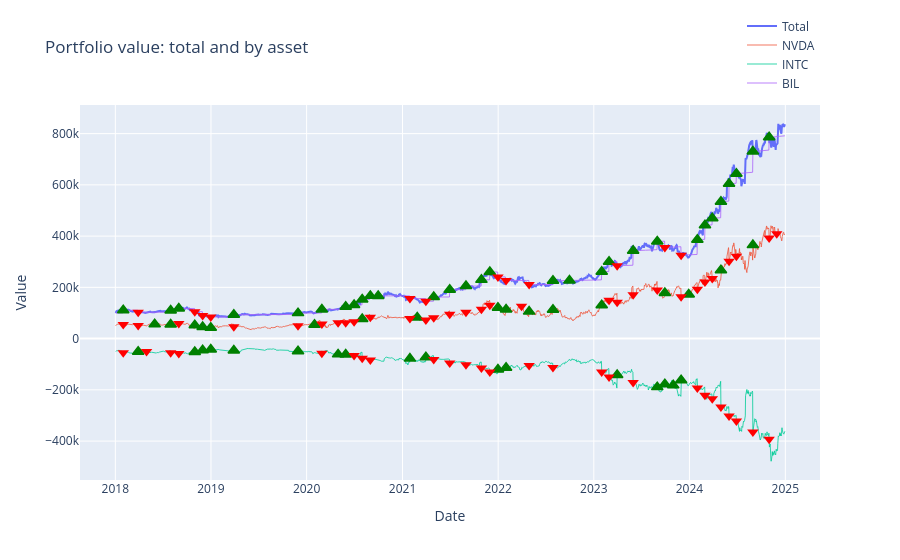

This figure's notebook cell:
### Markdown cell above
### Momentum Pair Backtest Equity Curve

### Code cell
fig = res_mom_static.plot_portfolio()
fig.show()
static_trades_df = rebalance_decisions_table(res_mom_static)
display(static_trades_df.tail(5))

### Figure 1 — Plotly figure (JSON) as saved in the notebook; plotly's stock layout.template omitted (floating-point values rounded to 4 significant figures; data arrays with more than 128 entries replaced by an {"elided": "..."} marker saying what was removed)
{"data": [{"hovertemplate": "Date: %{x|%Y-%m-%d}<br>Value: %{y:,.2f}<extra></extra>", "line": {"width": 2}, "mode": "lines", "name": "Total", "type": "scatter", "x": {"elided": "1760 str values"}, "y": {"elided": "1760 float values"}}, {"customdata": {"elided": "1760 float values"}, "hovertemplate": "Date: %{x|%Y-%m-%d}<br>NVDA: %{y:,.2f} (%{customdata:.1f}% of portfolio)<extra></extra>", "line": {"width": 1}, "mode": "lines", "name": "NVDA", "opacity": 0.8, "type": "scatter", "x": {"elided": "1760 str values"}, "y": {"elided": "1760 float values"}}, {"customdata": {"elided": "1760 float values"}, "hovertemplate": "Date: %{x|%Y-%m-%d}<br>INTC: %{y:,.2f} (%{customdata:.1f}% of portfolio)<extra></extra>", "line": {"width": 1}, "mode": "lines", "name": "INTC", "opacity": 0.8, "type": "scatter", "x": {"elided": "1760 str values"}, "y": {"elided": "1760 float values"}}, {"customdata": {"elided": "1760 float values"}, "hovertemplate": "Date: %{x|%Y-%m-%d}<br>BIL: %{y:,.2f} (%{customdata:.1f}% of portfolio)<extra></extra>", "line": {"width": 1}, "mode": "lines", "name": "BIL", "opacity": 0.8, "type": "scatter", "x": {"elided": "1760 str values"}, "y": {"elided": "1760 float values"}}, {"hoverinfo": "text", "hovertext": ["NVDA Buy<br>Date: 2018-05-31<br>Price: 6.24<br>Qty: 0.0000", "NVDA Buy<br>Date: 2018-07-31<br>Price: 6.06<br>Qty: 101.8173", "NVDA Buy<br>Date: 2018-10-31<br>Price: 5.22<br>Qty: 1,613.3794", "NVDA Buy<br>Date: 2018-11-30<br>Price: 4.05<br>Qty: 1,093.8687", "NVDA Buy<br>Date: 2018-12-31<br>Price: 3.31<br>Qty: 1,603.3969", "NVDA Buy<br>Date: 2020-01-31<br>Price: 5.88<br>Qty: 0.0000", "NVDA Buy<br>Date: 2020-07-31<br>Price: 10.58<br>Qty: 262.9517", "NVDA Buy<br>Date: 2021-02-26<br>Price: 13.68<br>Qty: 0.0000", "NVDA Buy<br>Date: 2021-12-31<br>Price: 29.35<br>Qty: 117.9157", "NVDA Buy<br>Date: 2022-01-31<br>Price: 24.44<br>Qty: 540.0638", "NVDA Buy<br>Date: 2022-04-29<br>Price: 18.51<br>Qty: 1,050.3214", "NVDA Buy<br>Date: 2022-07-29<br>Price: 18.13<br>Qty: 533.8963", "NVDA Buy<br>Date: 2023-01-31<br>Price: 19.52<br>Qty: 455.8621", "NVDA Buy<br>Date: 2023-09-29<br>Price: 43.47<br>Qty: 250.1371", "NVDA Buy<br>Date: 2023-12-29<br>Price: 49.49<br>Qty: 0.0000", "NVDA Buy<br>Date: 2024-04-30<br>Price: 86.35<br>Qty: 492.9115", "NVDA Buy<br>Date: 2024-08-30<br>Price: 119.31<br>Qty: 452.8747"], "legendgroup": "NVDA", "marker": {"color": "green", "line": {"color": "green", "width": 1.5}, "size": 10, "symbol": "triangle-up"}, "mode": "markers", "name": "NVDA Buy", "showlegend": false, "type": "scatter", "x": ["2018-05-31T04:00:00+00:00", "2018-07-31T04:00:00+00:00", "2018-10-31T04:00:00+00:00", "2018-11-30T05:00:00+00:00", "2018-12-31T05:00:00+00:00", "2020-01-31T05:00:00+00:00", "2020-07-31T04:00:00+00:00", "2021-02-26T05:00:00+00:00", "2021-12-31T05:00:00+00:00", "2022-01-31T05:00:00+00:00", "2022-04-29T04:00:00+00:00", "2022-07-29T04:00:00+00:00", "2023-01-31T05:00:00+00:00", "2023-09-29T04:00:00+00:00", "2023-12-29T05:00:00+00:00", "2024-04-30T04:00:00+00:00", "2024-08-30T04:00:00+00:00"], "y": [55870.0, 54870.0, 52460.0, 45150.0, 42190.0, 54220.0, 76310.0, 82510.0, 120400.0, 113500.0, 105400.0, 112900.0, 130400.0, 177800.0, 172400.0, 267100.0, 365000.0]}, {"hoverinfo": "text", "hovertext": ["NVDA Sell<br>Date: 2018-01-31<br>Price: 6.08<br>Qty: -1,062.2289", "NVDA Sell<br>Date: 2018-03-29<br>Price: 5.73<br>Qty: -132.6414", "NVDA Sell<br>Date: 2018-08-31<br>Price: 6.95<br>Qty: -618.1913", "NVDA Sell<br>Date: 2019-03-29<br>Price: 4.46<br>Qty: -2,306.5191", "NVDA Sell<br>Date: 2019-11-29<br>Price: 5.39<br>Qty: -1,224.0137", "NVDA Sell<br>Date: 2020-02-28<br>Price: 6.73<br>Qty: -743.1678", "NVDA Sell<br>Date: 2020-04-30<br>Price: 7.28<br>Qty: -0.0000", "NVDA Sell<br>Date: 2020-05-29<br>Price: 8.84<br>Qty: -1,452.3820", "NVDA Sell<br>Date: 2020-06-30<br>Price: 9.46<br>Qty: -70.0697", "NVDA Sell<br>Date: 2020-08-31<br>Price: 13.33<br>Qty: -957.1902", "NVDA Sell<br>Date: 2021-01-29<br>Price: 12.95<br>Qty: -223.9227", "NVDA Sell<br>Date: 2021-03-31<br>Price: 13.31<br>Qty: -550.6617", "NVDA Sell<br>Date: 2021-04-30<br>Price: 14.97<br>Qty: -57.6695", "NVDA Sell<br>Date: 2021-06-30<br>Price: 19.96<br>Qty: -642.4898", "NVDA Sell<br>Date: 2021-08-31<br>Price: 22.34<br>Qty: -189.6224", "NVDA Sell<br>Date: 2021-10-29<br>Price: 25.51<br>Qty: -97.0239", "NVDA Sell<br>Date: 2021-11-30<br>Price: 32.61<br>Qty: -509.1300", "NVDA Sell<br>Date: 2022-03-31<br>Price: 27.24<br>Qty: -0.0000", "NVDA Sell<br>Date: 2023-02-28<br>Price: 23.19<br>Qty: -210.0938", "NVDA Sell<br>Date: 2023-03-31<br>Price: 27.75<br>Qty: -1,349.2806", "NVDA Sell<br>Date: 2023-05-31<br>Price: 37.80<br>Qty: -590.1621", "NVDA Sell<br>Date: 2023-08-31<br>Price: 49.32<br>Qty: -693.6391", "NVDA Sell<br>Date: 2023-11-30<br>Price: 46.74<br>Qty: -605.8671", "NVDA Sell<br>Date: 2024-01-31<br>Price: 61.49<br>Qty: -347.3526", "NVDA Sell<br>Date: 2024-02-29<br>Price: 79.06<br>Qty: -340.5438", "NVDA Sell<br>Date: 2024-03-28<br>Price: 90.31<br>Qty: -195.5013", "NVDA Sell<br>Date: 2024-05-31<br>Price: 109.57<br>Qty: -336.7059", "NVDA Sell<br>Date: 2024-06-28<br>Price: 123.48<br>Qty: -150.5278", "NVDA Sell<br>Date: 2024-10-31<br>Price: 132.71<br>Qty: -99.2522", "NVDA Sell<br>Date: 2024-11-29<br>Price: 138.20<br>Qty: -0.0000"], "legendgroup": "NVDA", "marker": {"color": "red", "size": 10, "symbol": "triangle-down"}, "mode": "markers", "name": "NVDA Sell", "showlegend": false, "type": "scatter", "x": ["2018-01-31T05:00:00+00:00", "2018-03-29T04:00:00+00:00", "2018-08-31T04:00:00+00:00", "2019-03-29T04:00:00+00:00", "2019-11-29T05:00:00+00:00", "2020-02-28T05:00:00+00:00", "2020-04-30T04:00:00+00:00", "2020-05-29T04:00:00+00:00", "2020-06-30T04:00:00+00:00", "2020-08-31T04:00:00+00:00", "2021-01-29T05:00:00+00:00", "2021-03-31T04:00:00+00:00", "2021-04-30T04:00:00+00:00", "2021-06-30T04:00:00+00:00", "2021-08-31T04:00:00+00:00", "2021-10-29T04:00:00+00:00", "2021-11-30T05:00:00+00:00", "2022-03-31T04:00:00+00:00", "2023-02-28T05:00:00+00:00", "2023-03-31T04:00:00+00:00", "2023-05-31T04:00:00+00:00", "2023-08-31T04:00:00+00:00", "2023-11-30T05:00:00+00:00", "2024-01-31T05:00:00+00:00", "2024-02-29T05:00:00+00:00", "2024-03-28T04:00:00+00:00", "2024-05-31T04:00:00+00:00", "2024-06-28T04:00:00+00:00", "2024-10-31T04:00:00+00:00", "2024-11-29T05:00:00+00:00"], "y": [55200.0, 51280.0, 58630.0, 46520.0, 49710.0, 56980.0, 61670.0, 62060.0, 65780.0, 83380.0, 78100.0, 72950.0, 81180.0, 95420.0, 102600.0, 114600.0, 129900.0, 126500.0, 150100.0, 142200.0, 171400.0, 189400.0, 162800.0, 192900.0, 221000.0, 234800.0, 302000.0, 321800.0, 392800.0, 409000.0]}, {"hoverinfo": "text", "hovertext": ["INTC Buy<br>Date: 2018-03-29<br>Price: 44.02<br>Qty: 200.7658", "INTC Buy<br>Date: 2018-10-31<br>Price: 40.09<br>Qty: 106.9148", "INTC Buy<br>Date: 2018-11-30<br>Price: 42.44<br>Qty: 244.7985", "INTC Buy<br>Date: 2018-12-31<br>Price: 40.39<br>Qty: 19.2969", "INTC Buy<br>Date: 2019-03-29<br>Price: 46.51<br>Qty: 44.3750", "INTC Buy<br>Date: 2019-11-29<br>Price: 51.21<br>Qty: 29.5095", "INTC Buy<br>Date: 2020-04-30<br>Price: 53.15<br>Qty: 0.0000", "INTC Buy<br>Date: 2020-05-29<br>Price: 56.09<br>Qty: 51.2739", "INTC Buy<br>Date: 2021-01-29<br>Price: 50.18<br>Qty: 267.2489", "INTC Buy<br>Date: 2021-03-31<br>Price: 58.19<br>Qty: 302.8947", "INTC Buy<br>Date: 2021-12-31<br>Price: 47.74<br>Qty: 326.7087", "INTC Buy<br>Date: 2022-01-31<br>Price: 45.26<br>Qty: 15.2269", "INTC Buy<br>Date: 2023-03-31<br>Price: 31.88<br>Qty: 1,709.7162", "INTC Buy<br>Date: 2023-08-31<br>Price: 34.55<br>Qty: 80.7245", "INTC Buy<br>Date: 2023-09-29<br>Price: 34.96<br>Qty: 395.7274", "INTC Buy<br>Date: 2023-10-31<br>Price: 35.89<br>Qty: 0.0000", "INTC Buy<br>Date: 2023-11-30<br>Price: 44.10<br>Qty: 1,392.8146"], "legendgroup": "INTC", "marker": {"color": "green", "line": {"color": "green", "width": 1.5}, "size": 10, "symbol": "triangle-up"}, "mode": "markers", "name": "INTC Buy", "showlegend": false, "type": "scatter", "x": ["2018-03-29T04:00:00+00:00", "2018-10-31T04:00:00+00:00", "2018-11-30T05:00:00+00:00", "2018-12-31T05:00:00+00:00", "2019-03-29T04:00:00+00:00", "2019-11-29T05:00:00+00:00", "2020-04-30T04:00:00+00:00", "2020-05-29T04:00:00+00:00", "2021-01-29T05:00:00+00:00", "2021-03-31T04:00:00+00:00", "2021-12-31T05:00:00+00:00", "2022-01-31T05:00:00+00:00", "2023-03-31T04:00:00+00:00", "2023-08-31T04:00:00+00:00", "2023-09-29T04:00:00+00:00", "2023-10-31T04:00:00+00:00", "2023-11-30T05:00:00+00:00"], "y": [-51280.0, -52460.0, -45150.0, -42190.0, -46520.0, -49710.0, -61530.0, -62060.0, -78100.0, -72950.0, -120400.0, -113500.0, -142200.0, -189400.0, -177800.0, -182500.0, -162800.0]}, {"hoverinfo": "text", "hovertext": ["INTC Sell<br>Date: 2018-01-31<br>Price: 40.42<br>Qty: -94.7566", "INTC Sell<br>Date: 2018-04-30<br>Price: 43.63<br>Qty: -0.0000", "INTC Sell<br>Date: 2018-07-31<br>Price: 40.89<br>Qty: -176.9444", "INTC Sell<br>Date: 2018-08-31<br>Price: 41.42<br>Qty: -73.6108", "INTC Sell<br>Date: 2020-02-28<br>Price: 49.22<br>Qty: -187.0649", "INTC Sell<br>Date: 2020-06-30<br>Price: 53.33<br>Qty: -126.9569", "INTC Sell<br>Date: 2020-07-31<br>Price: 42.55<br>Qty: -559.9597", "INTC Sell<br>Date: 2020-08-31<br>Price: 45.72<br>Qty: -30.3945", "INTC Sell<br>Date: 2021-04-30<br>Price: 52.31<br>Qty: -298.3257", "INTC Sell<br>Date: 2021-06-30<br>Price: 51.36<br>Qty: -305.8856", "INTC Sell<br>Date: 2021-08-31<br>Price: 49.77<br>Qty: -202.8331", "INTC Sell<br>Date: 2021-10-29<br>Price: 45.11<br>Qty: -480.6053", "INTC Sell<br>Date: 2021-11-30<br>Price: 45.61<br>Qty: -307.6539", "INTC Sell<br>Date: 2022-04-29<br>Price: 40.72<br>Qty: -80.8579", "INTC Sell<br>Date: 2022-07-29<br>Price: 34.19<br>Qty: -714.0865", "INTC Sell<br>Date: 2023-01-31<br>Price: 27.23<br>Qty: -1,488.6098", "INTC Sell<br>Date: 2023-02-28<br>Price: 24.33<br>Qty: -1,378.7801", "INTC Sell<br>Date: 2023-05-31<br>Price: 30.81<br>Qty: -1,101.9981", "INTC Sell<br>Date: 2024-01-31<br>Price: 42.50<br>Qty: -845.5115", "INTC Sell<br>Date: 2024-02-29<br>Price: 42.60<br>Qty: -650.9223", "INTC Sell<br>Date: 2024-03-28<br>Price: 43.70<br>Qty: -185.1258", "INTC Sell<br>Date: 2024-04-30<br>Price: 30.15<br>Qty: -3,485.2835", "INTC Sell<br>Date: 2024-05-31<br>Price: 30.65<br>Qty: -995.2069", "INTC Sell<br>Date: 2024-06-28<br>Price: 30.77<br>Qty: -603.6396", "INTC Sell<br>Date: 2024-08-30<br>Price: 22.04<br>Qty: -6,100.8884", "INTC Sell<br>Date: 2024-10-31<br>Price: 21.52<br>Qty: -1,692.7580"], "legendgroup": "INTC", "marker": {"color": "red", "size": 10, "symbol": "triangle-down"}, "mode": "markers", "name": "INTC Sell", "showlegend": false, "type": "scatter", "x": ["2018-01-31T05:00:00+00:00", "2018-04-30T04:00:00+00:00", "2018-07-31T04:00:00+00:00", "2018-08-31T04:00:00+00:00", "2020-02-28T05:00:00+00:00", "2020-06-30T04:00:00+00:00", "2020-07-31T04:00:00+00:00", "2020-08-31T04:00:00+00:00", "2021-04-30T04:00:00+00:00", "2021-06-30T04:00:00+00:00", "2021-08-31T04:00:00+00:00", "2021-10-29T04:00:00+00:00", "2021-11-30T05:00:00+00:00", "2022-04-29T04:00:00+00:00", "2022-07-29T04:00:00+00:00", "2023-01-31T05:00:00+00:00", "2023-02-28T05:00:00+00:00", "2023-05-31T04:00:00+00:00", "2024-01-31T05:00:00+00:00", "2024-02-29T05:00:00+00:00", "2024-03-28T04:00:00+00:00", "2024-04-30T04:00:00+00:00", "2024-05-31T04:00:00+00:00", "2024-06-28T04:00:00+00:00", "2024-08-30T04:00:00+00:00", "2024-10-31T04:00:00+00:00"], "y": [-55200.0, -50830.0, -54870.0, -58630.0, -56980.0, -65780.0, -76310.0, -83380.0, -81180.0, -95420.0, -102600.0, -114600.0, -129900.0, -105400.0, -112900.0, -130400.0, -150100.0, -171400.0, -192900.0, -221000.0, -234800.0, -267100.0, -302000.0, -321800.0, -365000.0, -392800.0]}, {"hoverinfo": "text", "hovertext": ["BIL Buy<br>Date: 2018-01-31<br>Price: 74.97<br>Qty: 137.1912", "BIL Buy<br>Date: 2018-07-31<br>Price: 75.54<br>Qty: 87.6111", "BIL Buy<br>Date: 2018-08-31<br>Price: 75.66<br>Qty: 97.0923", "BIL Buy<br>Date: 2019-03-29<br>Price: 76.58<br>Qty: 107.2600", "BIL Buy<br>Date: 2019-11-29<br>Price: 77.64<br>Qty: 65.5738", "BIL Buy<br>Date: 2020-02-28<br>Price: 77.91<br>Qty: 182.3371", "BIL Buy<br>Date: 2020-05-29<br>Price: 78.04<br>Qty: 127.6852", "BIL Buy<br>Date: 2020-06-30<br>Price: 78.04<br>Qty: 95.2565", "BIL Buy<br>Date: 2020-07-31<br>Price: 78.05<br>Qty: 269.6253", "BIL Buy<br>Date: 2020-08-31<br>Price: 78.05<br>Qty: 181.2810", "BIL Buy<br>Date: 2020-09-30<br>Price: 78.03<br>Qty: 0.0000", "BIL Buy<br>Date: 2021-04-30<br>Price: 78.02<br>Qty: 211.0835", "BIL Buy<br>Date: 2021-06-30<br>Price: 77.99<br>Qty: 365.8723", "BIL Buy<br>Date: 2021-08-31<br>Price: 77.97<br>Qty: 183.8036", "BIL Buy<br>Date: 2021-10-29<br>Price: 77.97<br>Qty: 309.8010", "BIL Buy<br>Date: 2021-11-30<br>Price: 77.96<br>Qty: 392.9557", "BIL Buy<br>Date: 2022-07-29<br>Price: 78.06<br>Qty: 188.7660", "BIL Buy<br>Date: 2022-09-30<br>Price: 78.38<br>Qty: 0.0000", "BIL Buy<br>Date: 2023-01-31<br>Price: 79.26<br>Qty: 399.1473", "BIL Buy<br>Date: 2023-02-28<br>Price: 79.53<br>Qty: 483.0604", "BIL Buy<br>Date: 2023-05-31<br>Price: 80.44<br>Qty: 699.4119", "BIL Buy<br>Date: 2023-08-31<br>Price: 81.52<br>Qty: 385.4423", "BIL Buy<br>Date: 2024-01-31<br>Price: 83.29<br>Qty: 687.8731", "BIL Buy<br>Date: 2024-02-29<br>Price: 83.66<br>Qty: 653.2713", "BIL Buy<br>Date: 2024-03-28<br>Price: 84.01<br>Qty: 306.4602", "BIL Buy<br>Date: 2024-04-30<br>Price: 84.37<br>Qty: 741.0026", "BIL Buy<br>Date: 2024-05-31<br>Price: 84.76<br>Qty: 795.1387", "BIL Buy<br>Date: 2024-06-28<br>Price: 85.09<br>Qty: 436.7278", "BIL Buy<br>Date: 2024-08-30<br>Price: 85.87<br>Qty: 936.6612", "BIL Buy<br>Date: 2024-10-31<br>Price: 86.58<br>Qty: 572.8795"], "legendgroup": "BIL", "marker": {"color": "green", "line": {"color": "green", "width": 1.5}, "size": 10, "symbol": "triangle-up"}, "mode": "markers", "name": "BIL Buy", "showlegend": false, "type": "scatter", "x": ["2018-01-31T05:00:00+00:00", "2018-07-31T04:00:00+00:00", "2018-08-31T04:00:00+00:00", "2019-03-29T04:00:00+00:00", "2019-11-29T05:00:00+00:00", "2020-02-28T05:00:00+00:00", "2020-05-29T04:00:00+00:00", "2020-06-30T04:00:00+00:00", "2020-07-31T04:00:00+00:00", "2020-08-31T04:00:00+00:00", "2020-09-30T04:00:00+00:00", "2021-04-30T04:00:00+00:00", "2021-06-30T04:00:00+00:00", "2021-08-31T04:00:00+00:00", "2021-10-29T04:00:00+00:00", "2021-11-30T05:00:00+00:00", "2022-07-29T04:00:00+00:00", "2022-09-30T04:00:00+00:00", "2023-01-31T05:00:00+00:00", "2023-02-28T05:00:00+00:00", "2023-05-31T04:00:00+00:00", "2023-08-31T04:00:00+00:00", "2024-01-31T05:00:00+00:00", "2024-02-29T05:00:00+00:00", "2024-03-28T04:00:00+00:00", "2024-04-30T04:00:00+00:00", "2024-05-31T04:00:00+00:00", "2024-06-28T04:00:00+00:00", "2024-08-30T04:00:00+00:00", "2024-10-31T04:00:00+00:00"], "y": [110400.0, 109700.0, 117300.0, 93030.0, 99410.0, 114000.0, 124100.0, 131600.0, 152600.0, 166800.0, 166700.0, 162400.0, 190800.0, 205100.0, 229300.0, 259900.0, 225800.0, 226700.0, 260900.0, 300200.0, 342700.0, 378700.0, 385700.0, 442100.0, 469700.0, 534200.0, 604100.0, 643600.0, 729900.0, 785600.0]}, {"hoverinfo": "text", "hovertext": ["BIL Sell<br>Date: 2018-03-29<br>Price: 75.13<br>Qty: -107.5177", "BIL Sell<br>Date: 2018-10-31<br>Price: 75.90<br>Qty: -167.4528", "BIL Sell<br>Date: 2018-11-30<br>Price: 76.04<br>Qty: -194.9185", "BIL Sell<br>Date: 2018-12-31<br>Price: 76.18<br>Qty: -79.8982", "BIL Sell<br>Date: 2021-01-29<br>Price: 78.03<br>Qty: -134.7014", "BIL Sell<br>Date: 2021-03-31<br>Price: 78.02<br>Qty: -131.9679", "BIL Sell<br>Date: 2021-12-31<br>Price: 77.96<br>Qty: -244.4574", "BIL Sell<br>Date: 2022-01-31<br>Price: 77.96<br>Qty: -178.1468", "BIL Sell<br>Date: 2022-04-29<br>Price: 77.95<br>Qty: -207.1702", "BIL Sell<br>Date: 2023-03-31<br>Price: 79.85<br>Qty: -213.6909", "BIL Sell<br>Date: 2023-09-29<br>Price: 81.85<br>Qty: -301.8704", "BIL Sell<br>Date: 2023-11-30<br>Price: 82.59<br>Qty: -400.8342"], "legendgroup": "BIL", "marker": {"color": "red", "size": 10, "symbol": "triangle-down"}, "mode": "markers", "name": "BIL Sell", "showlegend": false, "type": "scatter", "x": ["2018-03-29T04:00:00+00:00", "2018-10-31T04:00:00+00:00", "2018-11-30T05:00:00+00:00", "2018-12-31T05:00:00+00:00", "2021-01-29T05:00:00+00:00", "2021-03-31T04:00:00+00:00", "2021-12-31T05:00:00+00:00", "2022-01-31T05:00:00+00:00", "2022-04-29T04:00:00+00:00", "2023-03-31T04:00:00+00:00", "2023-09-29T04:00:00+00:00", "2023-11-30T05:00:00+00:00"], "y": [102600.0, 104900.0, 90300.0, 84380.0, 156200.0, 145900.0, 240800.0, 226900.0, 210800.0, 284300.0, 355600.0, 325700.0]}], "layout": {"hovermode": "closest", "legend": {"orientation": "h", "x": 1, "xanchor": "right", "y": 1.02, "yanchor": "bottom"}, "margin": {"t": 80}, "title": {"text": "Portfolio value: total and by asset"}, "xaxis": {"title": {"text": "Date"}}, "yaxis": {"title": {"text": "Value"}}}}
